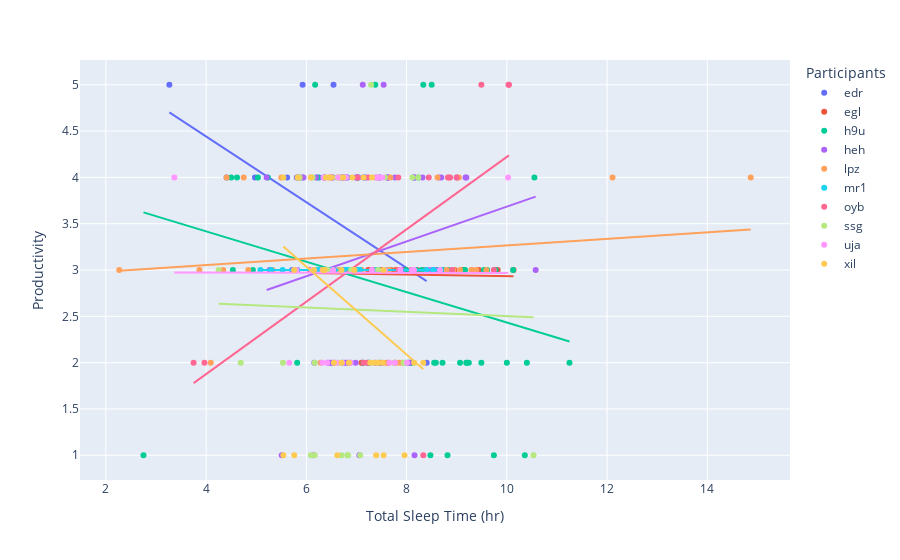

Notebook code for this chart:
### Code cell
# plot productivity against TST for each participant
fig = px.scatter(slpsteps, x="TST", y="productivity", color="pid", trendline="ols", #points="all",
                labels={
                    "productivity": "Productivity",
                    "TST": "Total Sleep Time (hr)",
                    "pid": "Participants"
                })
fig.show()

### Figure 1 — Plotly figure (JSON) as saved in the notebook; plotly's stock layout.template omitted (floating-point values rounded to 4 significant figures)
{"data": [{"hovertemplate": "Participants=edr<br>Total Sleep Time (hr)=%{x}<br>Productivity=%{y}<extra></extra>", "legendgroup": "edr", "marker": {"color": "#636efa", "symbol": "circle"}, "mode": "markers", "name": "edr", "orientation": "v", "showlegend": true, "type": "scatter", "x": [7.633, 7.475, 6.917, 6.25, 6.683, 7.458, 8.4, 4.975, 6.492, 5.617, 6.717, 8.142, 6.508, 5.808, 5.925, 6.542, 5.717, 5.817, 3.267, 7.117, 6.358, 6.817, 7.142, 5.917, 7.183, 4.408, 8.083], "xaxis": "x", "y": [4, 3, 3, 4, 3, 4, 2, 4, 3, 4, 4, 4, 2, 4, 5, 5, 3, 3, 5, 2, 3, 4, 4, 4, 4, 4, 2], "yaxis": "y"}, {"hovertemplate": "<b>OLS trendline</b><br>productivity = -0.354764 * TST + 5.85977<br>R<sup>2</sup>=0.206008<br><br>Participants=edr<br>Total Sleep Time (hr)=%{x}<br>Productivity=%{y} <b>(trend)</b><extra></extra>", "legendgroup": "edr", "marker": {"color": "#636efa", "symbol": "circle"}, "mode": "lines", "name": "edr", "showlegend": false, "type": "scatter", "x": [3.267, 4.408, 4.975, 5.617, 5.717, 5.808, 5.817, 5.917, 5.925, 6.25, 6.358, 6.492, 6.508, 6.542, 6.683, 6.717, 6.817, 6.917, 7.117, 7.142, 7.183, 7.458, 7.475, 7.633, 8.083, 8.142, 8.4], "xaxis": "x", "y": [4.701, 4.296, 4.095, 3.867, 3.832, 3.799, 3.796, 3.761, 3.758, 3.642, 3.604, 3.557, 3.551, 3.539, 3.489, 3.477, 3.441, 3.406, 3.335, 3.326, 3.311, 3.214, 3.208, 3.152, 2.992, 2.971, 2.88], "yaxis": "y"}, {"hovertemplate": "Participants=egl<br>Total Sleep Time (hr)=%{x}<br>Productivity=%{y}<extra></extra>", "legendgroup": "egl", "marker": {"color": "#EF553B", "symbol": "circle"}, "mode": "markers", "name": "egl", "orientation": "v", "showlegend": true, "type": "scatter", "x": [7.333, 6.567, 9.817, 6.833, 9.108, 7.783, 8.092, 7.45, 6.8, 7.958, 7.092, 10.13, 7.55, 7.475, 7.958, 6.35, 6.45, 6.717, 6.542, 6.692, 7.767, 6.708, 7.1, 8.358, 6.508, 7.683, 7.983, 8.958, 7.283, 8.208, 6.775, 6.258, 6.833, 9.442, 6.075, 9.75, 7.017, 6.3, 6.933, 7.633, 8.7, 6.508, 8.675, 7.233], "xaxis": "x", "y": [3, 3, 3, 3, 3, 3, 3, 3, 3, 3, 3, 3, 3, 3, 3, 3, 3, 3, 3, 3, 2, 3, 2, 3, 3, 3, 3, 3, 3, 3, 3, 3, 3, 3, 3, 3, 4, 3, 3, 2, 3, 3, 3, 3], "yaxis": "y"}, {"hovertemplate": "<b>OLS trendline</b><br>productivity = -0.00891995 * TST + 3.02173<br>R<sup>2</sup>=0.000959<br><br>Participants=egl<br>Total Sleep Time (hr)=%{x}<br>Productivity=%{y} <b>(trend)</b><extra></extra>", "legendgroup": "egl", "marker": {"color": "#EF553B", "symbol": "circle"}, "mode": "lines", "name": "egl", "showlegend": false, "type": "scatter", "x": [6.075, 6.258, 6.3, 6.35, 6.45, 6.508, 6.508, 6.542, 6.567, 6.692, 6.708, 6.717, 6.775, 6.8, 6.833, 6.833, 6.933, 7.017, 7.092, 7.1, 7.233, 7.283, 7.333, 7.45, 7.475, 7.55, 7.633, 7.683, 7.767, 7.783, 7.958, 7.958, 7.983, 8.092, 8.208, 8.358, 8.675, 8.7, 8.958, 9.108, 9.442, 9.75, 9.817, 10.13], "xaxis": "x", "y": [2.968, 2.966, 2.966, 2.965, 2.964, 2.964, 2.964, 2.963, 2.963, 2.962, 2.962, 2.962, 2.961, 2.961, 2.961, 2.961, 2.96, 2.959, 2.958, 2.958, 2.957, 2.957, 2.956, 2.955, 2.955, 2.954, 2.954, 2.953, 2.952, 2.952, 2.951, 2.951, 2.951, 2.95, 2.949, 2.947, 2.944, 2.944, 2.942, 2.94, 2.938, 2.935, 2.934, 2.931], "yaxis": "y"}, {"hovertemplate": "Participants=h9u<br>Total Sleep Time (hr)=%{x}<br>Productivity=%{y}<extra></extra>", "legendgroup": "h9u", "marker": {"color": "#00cc96", "symbol": "circle"}, "mode": "markers", "name": "h9u", "orientation": "v", "showlegend": true, "type": "scatter", "x": [10.55, 9.608, 5.817, 6.717, 8.333, 9.542, 11.25, 7.983, 9.2, 6.775, 8.042, 4.533, 9.167, 8.3, 6.225, 5.033, 10.12, 8.183, 9.742, 10.36, 2.75, 4.933, 5.85, 7.467, 10, 7.592, 7.558, 9.192, 9.492, 8.583, 8, 10.4, 9.242, 7.025, 8.175, 8.817, 9.067, 8.475, 8.725, 7.142, 7.025, 8.717, 8.608, 9.15, 9.775, 8.117, 4.5, 8.233, 8.55, 7.375, 6.175, 5.233, 8.5, 7.258, 4.617, 7.258, 8.833, 6.883], "xaxis": "x", "y": [4, 3, 2, 2, 5, 3, 2, 3, 2, 3, 2, 3, 3, 3, 4, 4, 3, 3, 1, 1, 1, 3, 4, 2, 2, 3, 3, 2, 2, 2, 2, 2, 2, 4, 3, 1, 2, 1, 3, 2, 3, 2, 3, 3, 3, 2, 4, 4, 2, 5, 5, 4, 5, 2, 4, 2, 3, 3], "yaxis": "y"}, {"hovertemplate": "<b>OLS trendline</b><br>productivity = -0.163972 * TST + 4.07287<br>R<sup>2</sup>=0.076404<br><br>Participants=h9u<br>Total Sleep Time (hr)=%{x}<br>Productivity=%{y} <b>(trend)</b><extra></extra>", "legendgroup": "h9u", "marker": {"color": "#00cc96", "symbol": "circle"}, "mode": "lines", "name": "h9u", "showlegend": false, "type": "scatter", "x": [2.75, 4.5, 4.533, 4.617, 4.933, 5.033, 5.233, 5.817, 5.85, 6.175, 6.225, 6.717, 6.775, 6.883, 7.025, 7.025, 7.142, 7.258, 7.258, 7.375, 7.467, 7.558, 7.592, 7.983, 8, 8.042, 8.117, 8.175, 8.183, 8.233, 8.3, 8.333, 8.475, 8.5, 8.55, 8.583, 8.608, 8.717, 8.725, 8.817, 8.833, 9.067, 9.15, 9.167, 9.192, 9.2, 9.242, 9.492, 9.542, 9.608, 9.742, 9.775, 10, 10.12, 10.36, 10.4, 10.55, 11.25], "xaxis": "x", "y": [3.622, 3.335, 3.33, 3.316, 3.264, 3.248, 3.215, 3.119, 3.114, 3.06, 3.052, 2.972, 2.962, 2.944, 2.921, 2.921, 2.902, 2.883, 2.883, 2.864, 2.849, 2.834, 2.828, 2.764, 2.761, 2.754, 2.742, 2.732, 2.731, 2.723, 2.712, 2.706, 2.683, 2.679, 2.671, 2.665, 2.661, 2.644, 2.642, 2.627, 2.624, 2.586, 2.573, 2.57, 2.566, 2.564, 2.557, 2.516, 2.508, 2.497, 2.476, 2.47, 2.433, 2.413, 2.374, 2.368, 2.343, 2.228], "yaxis": "y"}, {"hovertemplate": "Participants=heh<br>Total Sleep Time (hr)=%{x}<br>Productivity=%{y}<extra></extra>", "legendgroup": "heh", "marker": {"color": "#ab63fa", "symbol": "circle"}, "mode": "markers", "name": "heh", "orientation": "v", "showlegend": true, "type": "scatter", "x": [6.525, 8.417, 7.625, 6.767, 7.058, 8.158, 6.55, 9.175, 6.158, 5.267, 8.5, 6.792, 7.9, 6.192, 6.742, 7.767, 7.375, 6.533, 8.567, 7.225, 6.308, 7.458, 6.425, 10.57, 7.017, 7.025, 6.983, 7.033, 7.517, 7.608, 6.817, 7.542, 6.875, 6.467, 6.75, 6.717, 8.317, 8.058, 6.983, 6.517, 9, 6.35, 7.125, 8.642, 9.192, 8.692, 6.367, 5.942, 5.208, 6.142, 8.158, 5.508, 8.158], "xaxis": "x", "y": [4, 3, 4, 2, 1, 4, 2, 4, 2, 3, 3, 4, 3, 4, 3, 4, 2, 3, 3, 2, 3, 4, 2, 3, 3, 4, 4, 4, 2, 4, 2, 5, 2, 2, 4, 4, 4, 2, 2, 4, 4, 4, 5, 4, 4, 4, 4, 4, 4, 1, 1, 1, 4], "yaxis": "y"}, {"hovertemplate": "<b>OLS trendline</b><br>productivity = 0.187792 * TST + 1.80649<br>R<sup>2</sup>=0.035484<br><br>Participants=heh<br>Total Sleep Time (hr)=%{x}<br>Productivity=%{y} <b>(trend)</b><extra></extra>", "legendgroup": "heh", "marker": {"color": "#ab63fa", "symbol": "circle"}, "mode": "lines", "name": "heh", "showlegend": false, "type": "scatter", "x": [5.208, 5.267, 5.508, 5.942, 6.142, 6.158, 6.192, 6.308, 6.35, 6.367, 6.425, 6.467, 6.517, 6.525, 6.533, 6.55, 6.717, 6.742, 6.75, 6.767, 6.792, 6.817, 6.875, 6.983, 6.983, 7.017, 7.025, 7.033, 7.058, 7.125, 7.225, 7.375, 7.458, 7.517, 7.542, 7.608, 7.625, 7.767, 7.9, 8.058, 8.158, 8.158, 8.158, 8.317, 8.417, 8.5, 8.567, 8.642, 8.692, 9, 9.175, 9.192, 10.57], "xaxis": "x", "y": [2.785, 2.796, 2.841, 2.922, 2.96, 2.963, 2.969, 2.991, 2.999, 3.002, 3.013, 3.021, 3.03, 3.032, 3.033, 3.037, 3.068, 3.073, 3.074, 3.077, 3.082, 3.087, 3.098, 3.118, 3.118, 3.124, 3.126, 3.127, 3.132, 3.145, 3.163, 3.191, 3.207, 3.218, 3.223, 3.235, 3.238, 3.265, 3.29, 3.32, 3.339, 3.339, 3.339, 3.368, 3.387, 3.403, 3.415, 3.429, 3.439, 3.497, 3.529, 3.533, 3.792], "yaxis": "y"}, {"hovertemplate": "Participants=lpz<br>Total Sleep Time (hr)=%{x}<br>Productivity=%{y}<extra></extra>", "legendgroup": "lpz", "marker": {"color": "#FFA15A", "symbol": "circle"}, "mode": "markers", "name": "lpz", "orientation": "v", "showlegend": true, "type": "scatter", "x": [9.042, 9.592, 4.842, 6.692, 7.642, 8.933, 8.8, 7.833, 9.308, 5.325, 6.475, 6.65, 6.092, 5.867, 7.675, 8.133, 6.967, 7.1, 6.467, 8.85, 14.87, 6.283, 6.342, 9.292, 4.75, 9.392, 4.408, 6.483, 6.667, 5.5, 6.392, 12.11, 7.908, 9.067, 2.267, 7.067, 7.45, 6.283, 4.342, 7.85, 6.717, 7.017, 8.617, 3.867, 7.583, 7.775, 7.65, 4.092], "xaxis": "x", "y": [4, 3, 3, 3, 3, 3, 3, 3, 3, 3, 3, 4, 4, 4, 4, 3, 3, 3, 4, 4, 4, 3, 3, 3, 4, 3, 4, 4, 3, 4, 3, 4, 2, 3, 3, 3, 2, 2, 3, 2, 4, 3, 4, 3, 2, 2, 3, 2], "yaxis": "y"}, {"hovertemplate": "<b>OLS trendline</b><br>productivity = 0.0352786 * TST + 2.91213<br>R<sup>2</sup>=0.012684<br><br>Participants=lpz<br>Total Sleep Time (hr)=%{x}<br>Productivity=%{y} <b>(trend)</b><extra></extra>", "legendgroup": "lpz", "marker": {"color": "#FFA15A", "symbol": "circle"}, "mode": "lines", "name": "lpz", "showlegend": false, "type": "scatter", "x": [2.267, 3.867, 4.092, 4.342, 4.408, 4.75, 4.842, 5.325, 5.5, 5.867, 6.092, 6.283, 6.283, 6.342, 6.392, 6.467, 6.475, 6.483, 6.65, 6.667, 6.692, 6.717, 6.967, 7.017, 7.067, 7.1, 7.45, 7.583, 7.642, 7.65, 7.675, 7.775, 7.833, 7.85, 7.908, 8.133, 8.617, 8.8, 8.85, 8.933, 9.042, 9.067, 9.292, 9.308, 9.392, 9.592, 12.11, 14.87], "xaxis": "x", "y": [2.992, 3.049, 3.056, 3.065, 3.068, 3.08, 3.083, 3.1, 3.106, 3.119, 3.127, 3.134, 3.134, 3.136, 3.138, 3.14, 3.141, 3.141, 3.147, 3.147, 3.148, 3.149, 3.158, 3.16, 3.161, 3.163, 3.175, 3.18, 3.182, 3.182, 3.183, 3.186, 3.188, 3.189, 3.191, 3.199, 3.216, 3.223, 3.224, 3.227, 3.231, 3.232, 3.24, 3.241, 3.243, 3.251, 3.339, 3.437], "yaxis": "y"}, {"hovertemplate": "Participants=mr1<br>Total Sleep Time (hr)=%{x}<br>Productivity=%{y}<extra></extra>", "legendgroup": "mr1", "marker": {"color": "#19d3f3", "symbol": "circle"}, "mode": "markers", "name": "mr1", "orientation": "v", "showlegend": true, "type": "scatter", "x": [7.392, 8.533, 7.05, 6.5, 5.3, 6.117, 7.058, 6.7, 7.067, 6.242, 5.083, 5.525, 7.433, 6.5, 6.992, 7.042, 6.225, 6.558, 6.808, 6.533, 6.833, 6.167, 7.008, 6.933, 6.792, 8.683, 8.392, 6.842], "xaxis": "x", "y": [3, 3, 3, 3, 3, 3, 3, 3, 3, 3, 3, 3, 3, 3, 3, 3, 3, 3, 3, 3, 3, 3, 3, 3, 3, 3, 3, 3], "yaxis": "y"}, {"hovertemplate": "<b>OLS trendline</b><br>productivity = -1.11022e-16 * TST + 3<br>R<sup>2</sup>=-inf<br><br>Participants=mr1<br>Total Sleep Time (hr)=%{x}<br>Productivity=%{y} <b>(trend)</b><extra></extra>", "legendgroup": "mr1", "marker": {"color": "#19d3f3", "symbol": "circle"}, "mode": "lines", "name": "mr1", "showlegend": false, "type": "scatter", "x": [5.083, 5.3, 5.525, 6.117, 6.167, 6.225, 6.242, 6.5, 6.5, 6.533, 6.558, 6.7, 6.792, 6.808, 6.833, 6.842, 6.933, 6.992, 7.008, 7.042, 7.05, 7.058, 7.067, 7.392, 7.433, 8.392, 8.533, 8.683], "xaxis": "x", "y": [3.0, 3.0, 3.0, 3, 3, 3, 3, 3, 3, 3, 3, 3, 3, 3, 3, 3, 3, 3, 3, 3, 3, 3, 3, 3, 3, 3, 3, 3], "yaxis": "y"}, {"hovertemplate": "Participants=oyb<br>Total Sleep Time (hr)=%{x}<br>Productivity=%{y}<extra></extra>", "legendgroup": "oyb", "marker": {"color": "#FF6692", "symbol": "circle"}, "mode": "markers", "name": "oyb", "orientation": "v", "showlegend": true, "type": "scatter", "x": [7.392, 7.842, 8.908, 8.333, 9.492, 9, 7.142, 10.03, 7.833, 8.867, 7.025, 8.825, 9.742, 10.04, 3.967, 7.233, 8.442, 7.217, 3.75], "xaxis": "x", "y": [4, 3, 3, 1, 5, 4, 2, 5, 4, 4, 4, 4, 3, 5, 2, 4, 4, 2, 2], "yaxis": "y"}, {"hovertemplate": "<b>OLS trendline</b><br>productivity = 0.390963 * TST + 0.312209<br>R<sup>2</sup>=0.339580<br><br>Participants=oyb<br>Total Sleep Time (hr)=%{x}<br>Productivity=%{y} <b>(trend)</b><extra></extra>", "legendgroup": "oyb", "marker": {"color": "#FF6692", "symbol": "circle"}, "mode": "lines", "name": "oyb", "showlegend": false, "type": "scatter", "x": [3.75, 3.967, 7.025, 7.142, 7.217, 7.233, 7.392, 7.833, 7.842, 8.333, 8.442, 8.825, 8.867, 8.908, 9, 9.492, 9.742, 10.03, 10.04], "xaxis": "x", "y": [1.778, 1.863, 3.059, 3.104, 3.134, 3.14, 3.202, 3.375, 3.378, 3.57, 3.613, 3.762, 3.779, 3.795, 3.831, 4.023, 4.121, 4.235, 4.238], "yaxis": "y"}, {"hovertemplate": "Participants=ssg<br>Total Sleep Time (hr)=%{x}<br>Productivity=%{y}<extra></extra>", "legendgroup": "ssg", "marker": {"color": "#B6E880", "symbol": "circle"}, "mode": "markers", "name": "ssg", "orientation": "v", "showlegend": true, "type": "scatter", "x": [6.092, 10.53, 6.425, 4.692, 6.125, 6.658, 6.642, 5.767, 7.567, 4.25, 7.292, 6.892, 8.233, 5.858, 6.833, 6.608, 7.942, 6.167, 6.817, 6.167, 7.75, 7.075, 7.433, 6.7, 5.533, 8.117], "xaxis": "x", "y": [1, 1, 3, 2, 4, 4, 2, 3, 4, 3, 5, 3, 4, 4, 1, 4, 2, 2, 1, 1, 2, 1, 3, 1, 2, 4], "yaxis": "y"}, {"hovertemplate": "<b>OLS trendline</b><br>productivity = -0.0232245 * TST + 2.73428<br>R<sup>2</sup>=0.000504<br><br>Participants=ssg<br>Total Sleep Time (hr)=%{x}<br>Productivity=%{y} <b>(trend)</b><extra></extra>", "legendgroup": "ssg", "marker": {"color": "#B6E880", "symbol": "circle"}, "mode": "lines", "name": "ssg", "showlegend": false, "type": "scatter", "x": [4.25, 4.692, 5.533, 5.767, 5.858, 6.092, 6.125, 6.167, 6.167, 6.425, 6.608, 6.642, 6.658, 6.7, 6.817, 6.833, 6.892, 7.075, 7.292, 7.433, 7.567, 7.75, 7.942, 8.117, 8.233, 10.53], "xaxis": "x", "y": [2.636, 2.625, 2.606, 2.6, 2.598, 2.593, 2.592, 2.591, 2.591, 2.585, 2.581, 2.58, 2.58, 2.579, 2.576, 2.576, 2.574, 2.57, 2.565, 2.562, 2.559, 2.554, 2.55, 2.546, 2.543, 2.49], "yaxis": "y"}, {"hovertemplate": "Participants=uja<br>Total Sleep Time (hr)=%{x}<br>Productivity=%{y}<extra></extra>", "legendgroup": "uja", "marker": {"color": "#FF97FF", "symbol": "circle"}, "mode": "markers", "name": "uja", "orientation": "v", "showlegend": true, "type": "scatter", "x": [6.533, 7.308, 8.667, 7.408, 6.717, 6.317, 6.475, 7.875, 7.658, 8.15, 5.658, 5.8, 6.325, 6.483, 6.633, 10.03, 5.758, 6.342, 6.108, 6.883, 6.15, 7.458, 7.567, 6.858, 6.567, 7.517, 6.792, 3.367, 8.108, 7.767, 8.008, 6.417, 6.608], "xaxis": "x", "y": [3, 3, 3, 4, 2, 2, 4, 3, 2, 3, 2, 3, 3, 4, 4, 4, 3, 4, 3, 2, 3, 4, 3, 2, 2, 4, 4, 4, 3, 2, 2, 2, 2], "yaxis": "y"}, {"hovertemplate": "<b>OLS trendline</b><br>productivity = -0.000979999 * TST + 2.97648<br>R<sup>2</sup>=0.000002<br><br>Participants=uja<br>Total Sleep Time (hr)=%{x}<br>Productivity=%{y} <b>(trend)</b><extra></extra>", "legendgroup": "uja", "marker": {"color": "#FF97FF", "symbol": "circle"}, "mode": "lines", "name": "uja", "showlegend": false, "type": "scatter", "x": [3.367, 5.658, 5.758, 5.8, 6.108, 6.15, 6.317, 6.325, 6.342, 6.417, 6.475, 6.483, 6.533, 6.567, 6.608, 6.633, 6.717, 6.792, 6.858, 6.883, 7.308, 7.408, 7.458, 7.517, 7.567, 7.658, 7.767, 7.875, 8.008, 8.108, 8.15, 8.667, 10.03], "xaxis": "x", "y": [2.973, 2.971, 2.971, 2.971, 2.97, 2.97, 2.97, 2.97, 2.97, 2.97, 2.97, 2.97, 2.97, 2.97, 2.97, 2.97, 2.97, 2.97, 2.97, 2.97, 2.969, 2.969, 2.969, 2.969, 2.969, 2.969, 2.969, 2.969, 2.969, 2.969, 2.968, 2.968, 2.967], "yaxis": "y"}, {"hovertemplate": "Participants=xil<br>Total Sleep Time (hr)=%{x}<br>Productivity=%{y}<extra></extra>", "legendgroup": "xil", "marker": {"color": "#FECB52", "symbol": "circle"}, "mode": "markers", "name": "xil", "orientation": "v", "showlegend": true, "type": "scatter", "x": [7.142, 7.958, 5.825, 6.733, 6.5, 6.917, 6.958, 6.092, 7.542, 5.758, 7.525, 6.617, 6.55, 6.15, 7.342, 7.417, 8.15, 5.542, 7.308, 6.392, 8.333, 6.85, 6.367, 6.45, 6.7, 7.542, 6.7, 6.333, 7.275, 7.392, 5.542, 5.758], "xaxis": "x", "y": [4, 1, 4, 4, 4, 4, 3, 4, 1, 1, 2, 1, 2, 3, 2, 2, 2, 4, 4, 4, 2, 2, 3, 4, 3, 3, 2, 3, 2, 1, 1, 3], "yaxis": "y"}, {"hovertemplate": "<b>OLS trendline</b><br>productivity = -0.474968 * TST + 5.8869<br>R<sup>2</sup>=0.097349<br><br>Participants=xil<br>Total Sleep Time (hr)=%{x}<br>Productivity=%{y} <b>(trend)</b><extra></extra>", "legendgroup": "xil", "marker": {"color": "#FECB52", "symbol": "circle"}, "mode": "lines", "name": "xil", "showlegend": false, "type": "scatter", "x": [5.542, 5.542, 5.758, 5.758, 5.825, 6.092, 6.15, 6.333, 6.367, 6.392, 6.45, 6.5, 6.55, 6.617, 6.7, 6.7, 6.733, 6.85, 6.917, 6.958, 7.142, 7.275, 7.308, 7.342, 7.392, 7.417, 7.525, 7.542, 7.542, 7.958, 8.15, 8.333], "xaxis": "x", "y": [3.255, 3.255, 3.152, 3.152, 3.12, 2.994, 2.966, 2.879, 2.863, 2.851, 2.823, 2.8, 2.776, 2.744, 2.705, 2.705, 2.689, 2.633, 2.602, 2.582, 2.495, 2.432, 2.416, 2.4, 2.376, 2.364, 2.313, 2.305, 2.305, 2.107, 2.016, 1.929], "yaxis": "y"}], "layout": {"legend": {"title": {"text": "Participants"}, "tracegroupgap": 0}, "margin": {"t": 60}, "xaxis": {"anchor": "y", "domain": [0, 1], "title": {"text": "Total Sleep Time (hr)"}}, "yaxis": {"anchor": "x", "domain": [0, 1], "title": {"text": "Productivity"}}}}
